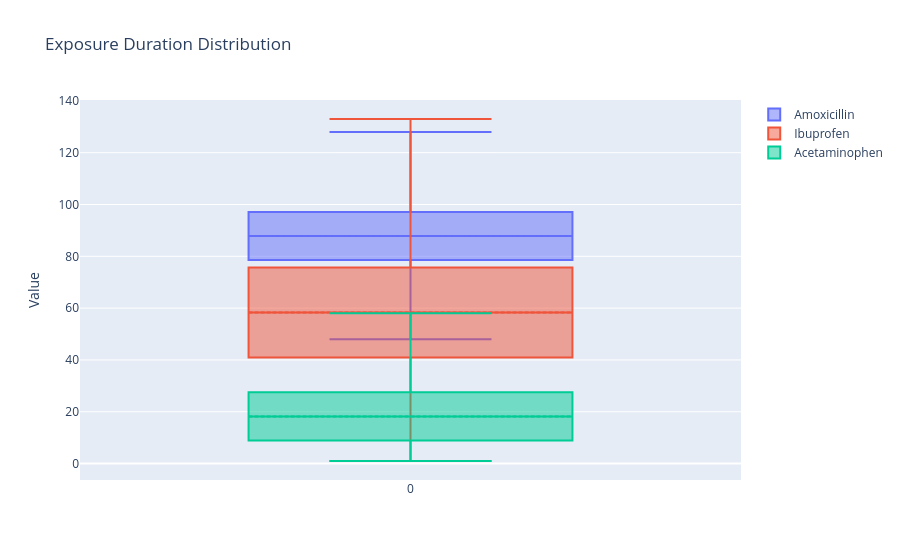

Notebook code for this chart:
### Code cell
# Plot mock exposure duration (box plots per ingredient)
fig_mock_dur = plot_drug_diagnostics(mock_sr, check="exposure_duration")
fig_mock_dur.show()

### Figure 1 — Plotly figure (JSON) as saved in the notebook; plotly's stock layout.template omitted (floating-point values rounded to 4 significant figures)
{"data": [{"boxpoints": false, "lowerfence": [48.0], "mean": [87.85], "median": [87.8], "name": "Amoxicillin", "q1": [78.6], "q3": [97.1], "type": "box", "upperfence": [128.0]}, {"boxpoints": false, "lowerfence": [1.0], "mean": [58.3], "median": [58.3], "name": "Ibuprofen", "q1": [40.9], "q3": [75.7], "type": "box", "upperfence": [133.0]}, {"boxpoints": false, "lowerfence": [1.0], "mean": [18.18], "median": [18.2], "name": "Acetaminophen", "q1": [8.9], "q3": [27.5], "type": "box", "upperfence": [58.0]}], "layout": {"title": {"text": "Exposure Duration Distribution"}, "yaxis": {"title": {"text": "Value"}}}}
